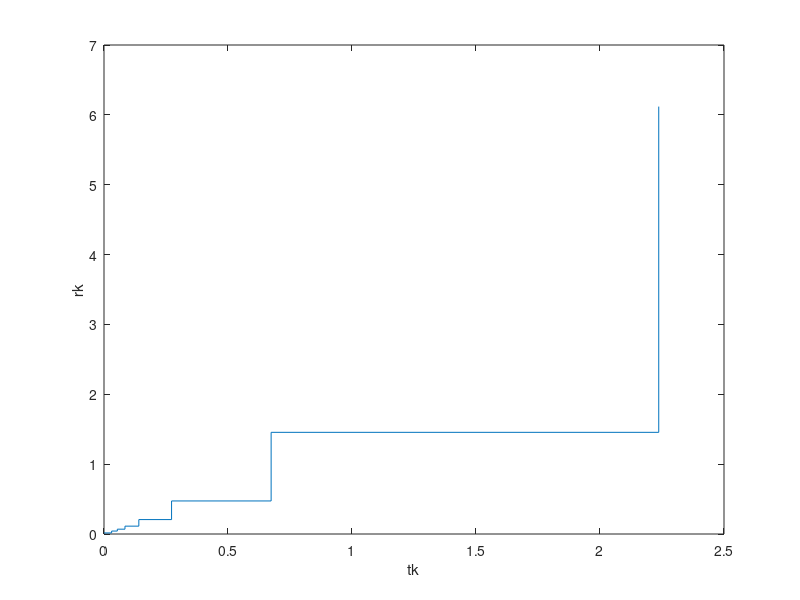

MATLAB code to generate this figure:
clc;
clear all;

%Set desired L value eg: 2,4,8,16,32,64,128
L=8

%Initialize rk and tk t zero
rk=zeros(1,L);
tk=zeros(1,L);

%Range of tk=10
tk(L+1)=10;
A=tk(L+1)-tk(1);

%Calculate the tk values from the initial zero sequence and range A
for k=1:L
    F=@(x) power((x/1.5^2).*exp(-(x.^2)/(2*(1.5^2))),(-1/3));
    z=(k/L)*A+tk(1);
    a=quad(F,tk(1),z+tk(1));
    num=A*a;
    den=quad(F,tk(1),tk(L+1));
    tk(k+1)=(num/den)+tk(1);
end

%Calculate corresponding rk values
for k=1:L
    rk(k)=(tk(k)+tk(k+1))/2;
end

%Calculate MSE
F1=@(x) power((x/1.5^2).*exp(-(x.^2)/(2*(1.5^2))),(1/3));
q=quad(F1,tk(1),tk(L+1));
MSE=(1/(12*(L^2))*(q^3));

%Calculate SNR
SNR=-10*log10(MSE);

%Calculate entropy
entropy=0;
F2=@(x) (x/1.5^2).*exp(-(x.^2)/(2*(1.5^2)));
for k=1:L
    a=quad(F2,tk(k),tk(k+1));
    entropy=entropy-(a*log2(a));
end

tk=tk';
rk=rk';
len = length(tk);
tk1 = tk(1:len-1);
stairs(tk1,rk);
xlabel('tk')
ylabel('rk')